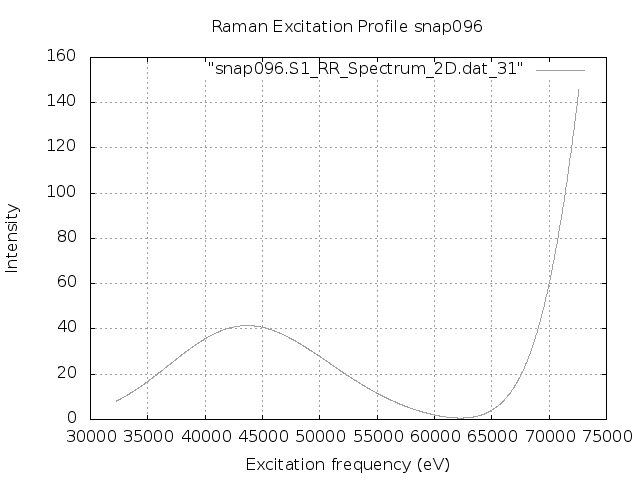

Reproduce this figure in gnuplot.
set terminal png
set output "snap096.S1.REP_frozen.png"
set xlabel 'Excitation frequency (eV)'
set ylabel 'Intensity'
set title "Raman Excitation Profile snap096"
set grid
set autoscale
plot "snap096.S1_RR_Spectrum_2D.dat_31" with lines lc "blue"
exit
